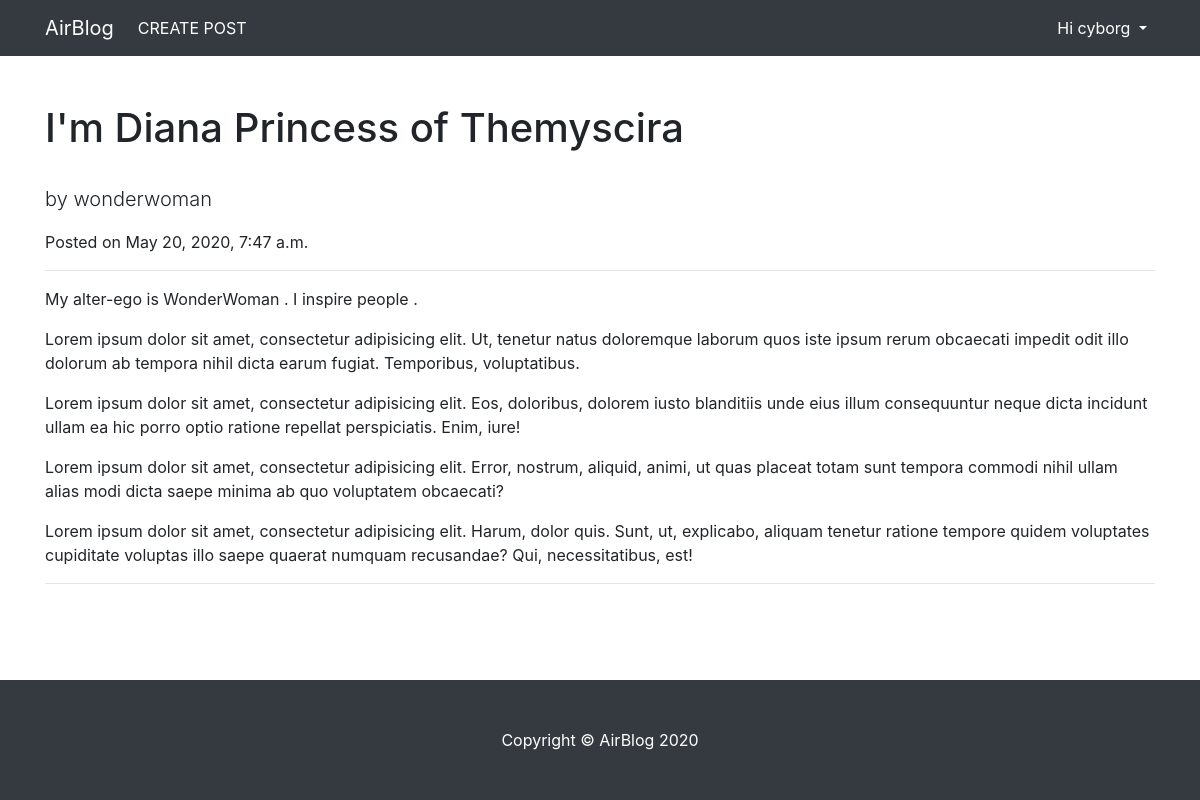
The app's page /relations/2/detail (signed in) with its own data.
### relations/models.py (models this page shows, shortened)
class relativity(models.Model):
    author = models.ForeignKey(User, on_delete=models.CASCADE)
    title = models.CharField(max_length=50)
    desc  = models.TextField(max_length=100)
    tech  = models.CharField(max_length=50)
    time  = models.DateTimeField(auto_now_add=True)

### relations/views.py (the view)
# urls.py: path('<int:pk>/detail', RetriveThePost.as_view() ,name ="detail"),
class RetriveThePost(PostObjectMixin,LoginRequiredMixin,View):
    template_name="relations/retrivepost.html"
    login_url = "authbasic:signin"
    def get(self,request,id=None,*args, **kwargs):
        content = {}
        obj = self.get_object()
        if obj is not None:
            form = TheEditorUpdater(instance=obj)
            content['obj'] = obj
        return render(request,self.template_name,content)

### relations/views.py (called while the page is built)
    def get_object(self):
        pk = self.kwargs.get("pk")
        obj = None
        if id is not None:
            obj = get_object_or_404(self.model,pk=pk)
        return obj

### templates/relations/retrivepost.html (shortened to what this page needs)
{% extends 'myblog/base.html' %}
{% load static %}
{% block body %}
<div>
  <h1 class="mt-4">{{obj.title}}</h1><br>
  <p class="lead">
    by
    {{obj.author.username}} &nbsp;
  </p>
  <p>Posted on {{obj.time}}</p>
  <hr>
  <p>
    {{obj.desc}}
  </p>
  <p>
    Lorem ipsum dolor sit amet, consectetur adipisicing elit. Ut, tenetur natus
    doloremque laborum quos iste ipsum rerum obcaecati impedit odit illo dolorum
    ab tempora nihil dicta earum fugiat. Temporibus, voluptatibus.
  </p>
  <p>
    Lorem ipsum dolor sit amet, consectetur adipisicing elit. Eos, doloribus,
    dolorem iusto blanditiis unde eius illum consequuntur neque dicta incidunt
    ullam ea hic porro optio ratione repellat perspiciatis. Enim, iure!
  </p>
  <p>
    Lorem ipsum dolor sit amet, consectetur adipisicing elit. Error, nostrum,
    aliquid, animi, ut quas placeat totam sunt tempora commodi nihil ullam alias
    modi dicta saepe minima ab quo voluptatem obcaecati?
  </p>
  <p>
    Lorem ipsum dolor sit amet, consectetur adipisicing elit. Harum, dolor quis.
    Sunt, ut, explicabo, aliquam tenetur ratione tempore quidem voluptates
    cupiditate voluptas illo saepe quaerat numquam recusandae? Qui,
    necessitatibus, est!
  </p>
  <hr />
</div>
{% endblock body %}

### templates/myblog/nav.html (shortened to what this page needs)
{% block nav %}
<nav class="navbar navbar-expand-lg navbar-dark bg-dark">
  <div class="container">
    <a class="navbar-brand" href="
    {% if user.is_authenticated %}
      {% url 'relations:read' %}
    {% else %}
      {% url 'authbasic:index' %}
    {% endif %}">AirBlog</a>
    <div class="collapse navbar-collapse" id="navbarstplate">
      <ul class="navbar-nav mr-auto">
       {% if user.is_authenticated %}
         <li class="nav-item active">
          <a class="nav-link" href="{% url 'relations:create' %}">
            CREATE POST <span class="sr-only">(current)</span></a
          >
        </li>
       {% else %}
        <li class="nav-item">
        </li>
       {% endif %}
      </ul>
      <ul class="navbar-nav navbar-right">
        <li class="nav-item active dropdown">
          <a
            class="nav-link dropdown-toggle"
            href="#"
            id="dropdown07"
            data-toggle="dropdown"
            aria-haspopup="true"
            aria-expanded="false"
            >{% if user.is_authenticated %} Hi {{user.username}} {% else %} AUTH USER {% endif %}</a
          >
        </li>
      </ul>
    </div>
  </div>
</nav>
{% endblock nav %}

### templates/myblog/base.html (style rules this page uses)
a { text-decoration: none !important; }
a:link { color: red; }
html, body { height: 100% !important; margin: 0 !important; }
body { display: flex; flex-direction: column; }

### records on screen
relativity: title "I'm Diana Princess of Themyscira", author.username "wonderwoman", time "May 20, 2020, 7:47 a.m.", desc "My alter-ego is WonderWoman . I inspire people ."

### other values on screen
{{ user.username }} "cyborg"
